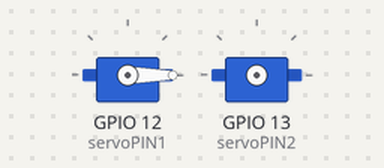
The program below on a simulated Raspberry Pi (BCM pin numbers). Parts: 2 × servo. Servo angles are drawn from the pulse width (0.5 ms = 0°, 2.5 ms = 180°).

Above: at 0.1 s.
At 6.6 s:
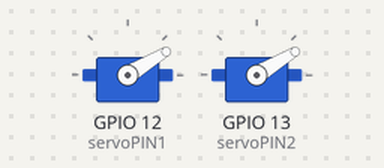
At 14.1 s:
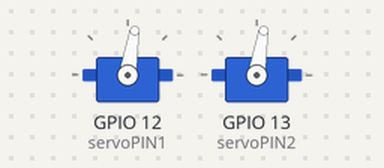
At 27.6 s:
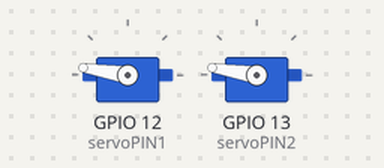
Timing chart, 0 to 40.0 s (numbered marks = the images above):
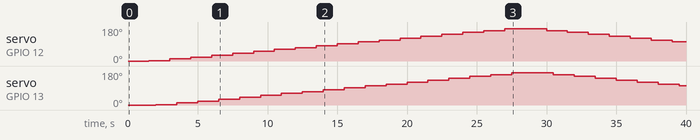

Measured:
- by itself, servo on GPIO 12 (servoPIN1), servo on GPIO 13 (servoPIN2): rises from 0° to 171° in 25.5 s, then falls to 101° in 12.0 s

The program:

Raspi_to_Servo.py
```python
import RPi.GPIO as GPIO
import time

# Atur GPIO mode ke BCM
GPIO.setmode(GPIO.BCM)

# Definisikan pin GPIO yang terhubung ke servo
servoPIN1 = 12
servoPIN2 = 13

# Atur pin GPIO sebagai output
GPIO.setup(servoPIN1, GPIO.OUT)
GPIO.setup(servoPIN2, GPIO.OUT)

# Atur frekuensi PWM untuk servo (biasanya 50Hz)
pwm1 = GPIO.PWM(servoPIN1, 50)
pwm2 = GPIO.PWM(servoPIN2, 50)

# Mulai PWM dengan duty cycle 0 (servo di posisi 0 derajat)
pwm1.start(0)
pwm2.start(0)

def set_servo_angle(pwm, angle):
    duty = 2 + (angle / 18)
    pwm.ChangeDutyCycle(duty)
    time.sleep(0.5)
    pwm.ChangeDutyCycle(0)

try:
    while True:
        # Gerakkan kedua servo dari 0 hingga 180 derajat
        for angle in range(0, 181, 10):
            set_servo_angle(pwm1, angle)
            set_servo_angle(pwm2, angle)
            time.sleep(0.5)

        # Gerakkan kedua servo dari 180 hingga 0 derajat
        for angle in range(180, -1, -10):
            set_servo_angle(pwm1, angle)
            set_servo_angle(pwm2, angle)
            time.sleep(0.5)

except KeyboardInterrupt:
    print("Program dihentikan")

finally:
    pwm1.stop()
    pwm2.stop()
    GPIO.cleanup()
```
